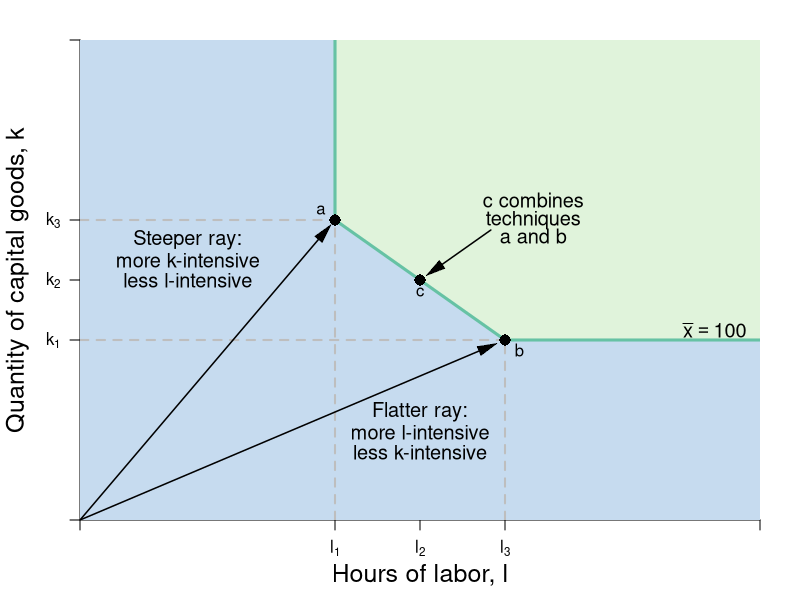

Source code (R):
require(shape)
pdf(file = "specprodexch/production_technique_angle.pdf", width = 7, height = 7)

#Set parameters for graphics
axislabelsize <- 1.5
labelsize <- 1.2
graphlinewidth <- 3
segmentlinewidth <- 2
arrwidth <- 1.5

COL <- c("#7fc97f", "#beaed4", "#fdc086", "#ffff99", "#386cb0", "#f0027f", "#bf5b17", "#666666")
COLA <- c("#e0f3db", "#99d8c9","#66c2a4","#41ae76", "#238b45", "#005824")
COLB <- c("#c6dbef", "#4eb3d3", "#2b8cbe", "#0868ac","#084081")

par(mar =  c(4, 4, 2, 2))

xlims <- c(0, 12)
ylims <- c(0, 12)

npts <- 501 


plot(0, 0, xlim = xlims, ylim = ylims, type = "n",
     xlab = expression(paste("")),
     ylab = expression(paste("")), 
     xaxt = "n", 
     yaxt = "n", 
     cex.lab = axislabelsize, 
     bty = "n",
     xaxs="i", 
     yaxs="i")

# ticksy <- seq(from = 0, to = ylims[2], by = 2)
# ylabels <- seq(from = 0, to = ylims[2], by = 2)
# ticksx <- seq(from = 0, to = xlims[2], by = 2)
# xlabels <- seq(from = 0, to = xlims[2], by = 2)
ticksy <- c(0, 4.5, 6, 7.5, ylims[2])
ylabels <- c(NA, expression(paste(k[1])), expression(paste(k[2])), expression(paste(k[3])), NA)
ticksx <- c(0, 4.5, 6, 7.5, xlims[2])
xlabels <- c(NA, expression(paste(l[1])), expression(paste(l[2])), expression(paste(l[3])), NA)

axis(1, at = ticksx, pos = 0, labels = xlabels)
axis(2, at = ticksy, pos = 0, labels = ylabels, las = 1)

npts <- 500 
xx1 <- seq(xlims[1], xlims[2], length.out = npts)

#Infeasible area
xpoly <- c(0, 4.5, 4.5, 7.5, xlims[2], xlims[2], 0, 0)
ypoly <- c(ylims[2], ylims[2], 7.5, 4.5, 4.5, 0, 0, ylims[2])
polygon(x = xpoly, y = ypoly, col = COLB[1], density = NULL, border = NA)

#Feasible area
xpoly1 <- c(xlims[2], 7.5, 4.5, 4.5,  xlims[2], xlims[2])
ypoly1 <- c(4.5, 4.5, 7.5, ylims[2], ylims[2], 4.5)
polygon(x = xpoly1, y = ypoly1, col = COLA[1], density = NULL, border = NA)

#Production set
segments(7.5, 4.5, xlims[2], 4.5, lty = 1, col = COLA[3], lwd = graphlinewidth)
segments(4.5, 7.5, 4.5, ylims[2], lty = 1, col = COLA[3],  lwd = graphlinewidth)
segments(4.5, 7.5, 7.5, 4.5, lty = 1, col = COLA[3],  lwd = graphlinewidth)

#Segments to other points
segments(0, 7.5, 4.5, 7.5, lty = 2, col = "gray", lwd = segmentlinewidth)
segments(4.5, 0, 4.5, 7.5, lty = 2, col = "gray", lwd = segmentlinewidth)

#For k2
segments(0, 4.5, 7.5, 4.5, lty = 2, col = "gray", lwd = segmentlinewidth)

#For l2
segments(7.5, 0, 7.5, 4.5, lty = 2, col = "gray", lwd = segmentlinewidth)

mtext(expression(paste("Hours of labor, ", l)), side=1, line = 2.5, cex = axislabelsize)
text(-1.1, 0.5*ylims[2], expression(paste("Quantity of capital goods, ", k)), xpd = TRUE, cex = axislabelsize, srt = 90) 

#Reminder: slope of the ray (to calculate useful points)
#4.5/7.5
#Rays from Origin as arrows
Arrows(0, 0, 7.2, 4.32, col = "black", lty = 1, lwd = arrwidth, arr.type = "triangle", arr.lwd = 0.5)
Arrows(0, 0, 4.32, 7.2, col = "black", lty = 1, lwd = arrwidth, arr.type = "triangle", arr.lwd = 0.5)
#segments(0, 0, 7.5, 4.5, lty = 3, col = "darkgray", lwd = segmentlinewidth)
#segments(0, 0, 4.5, 7.5, lty = 3, col = "darkgray", lwd = segmentlinewidth)

#For production technique a
points(4.5, 7.5, pch = 16, col = "black", cex = 1.5)
text(4.25, 7.75, expression(a))

#For production technique b
points(7.5, 4.5, pch = 16, col = "black", cex = 1.5)
text(7.75, 4.25, expression(b))

#For production technique c
points(6, 6, pch = 16, col = "black", cex = 1.5)
text(6, 5.7, expression(c))



#Label 
text(8, 8, expression(paste("c combines")), cex = labelsize)
text(8, 7.5, expression(paste("techniques")), cex = labelsize)
text(8, 7.1, expression(paste("a and b")), cex = labelsize)

#Arrows(7.5, 6.75, 7.5, 4.9, col = "black", lty = 1, lwd = 2, arr.type = "triangle", arr.lwd = 0.5)
#Arrows(7, 7.5, 4.9, 7.5, col = "black", lty = 1, lwd = 2, arr.type = "triangle", arr.lwd = 0.5)
Arrows(7.25, 7.25, 6.25, 6.25, col = "black", lty = 1, lwd = arrwidth, arr.type = "triangle", arr.lwd = 0.5)

#text(10, 11, expression(paste("Feasible")), cex = labelsize)
#text(10, 10.5, expression(paste("production")), cex = labelsize)
#text(10, 10, expression(paste("techniques")), cex = labelsize)

#text(10, 3, expression(paste("Infeasible")), cex = labelsize)
#text(10, 2.5, expression(paste("production")), cex = labelsize)
#text(10, 2, expression(paste("techniques")), cex = labelsize)


text(1.9, 7, expression(paste("Steeper ray:")), cex = labelsize)
text(1.9, 6.5, expression(paste("more k-intensive")), cex = labelsize)
text(1.9, 6, expression(paste("less l-intensive")), cex = labelsize)
#Arrows(2.8, 6.9, 3.85, 6.9, col = "black", lty = 1, lwd = arrwidth, arr.type = "triangle", arr.lwd = 0.5)


text(6, 2.7, expression(paste("Flatter ray:")), cex = labelsize)
text(6, 2.2, expression(paste("more l-intensive")), cex = labelsize)
text(6, 1.7, expression(paste("less k-intensive")), cex = labelsize)
#Arrows(6, 2.7, 6, 3.3, col = "black", lty = 1, lwd = arrwidth, arr.type = "triangle", arr.lwd = 0.5)

text(11.2, 4.75, expression(paste(bar(x) == 100)), cex = labelsize)

dev.off()
